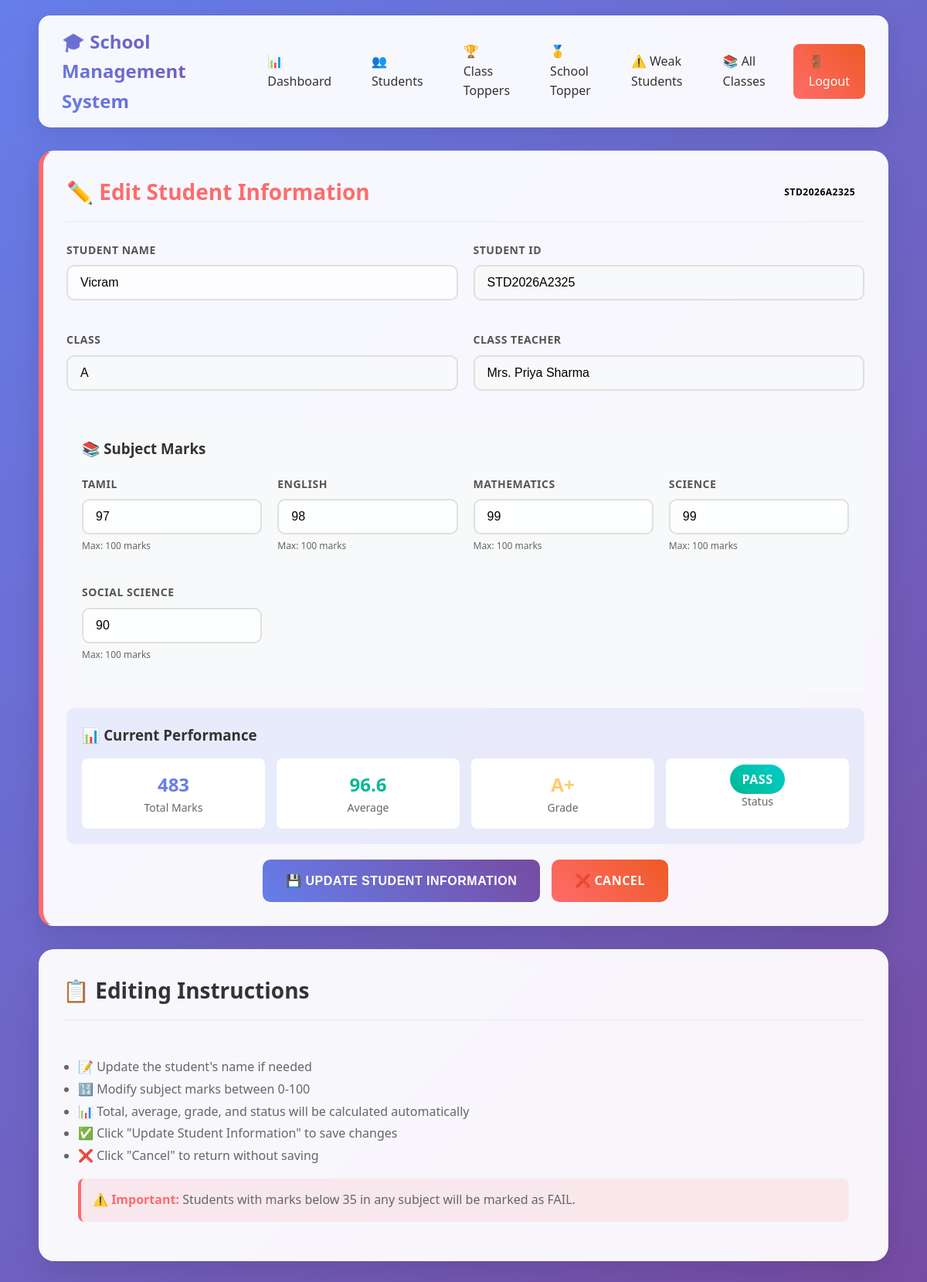
Screenshot of /edit/46 (signed in) with the database file from the repository.
### tables this page shows
CREATE TABLE students (
            id INTEGER PRIMARY KEY AUTOINCREMENT,
            student_id TEXT UNIQUE NOT NULL,
            name TEXT NOT NULL,
            class TEXT NOT NULL,
            class_teacher TEXT NOT NULL,
            tamil INTEGER,
            english INTEGER,
            maths INTEGER,
            science INTEGER,
            social INTEGER,
            total INTEGER,
            average REAL,
            grade TEXT,
            status TEXT,
            created_at TIMESTAMP DEFAULT CURRENT_TIMESTAMP
        );

### app.py (the view)
    def decorated_function(*args, **kwargs):
        if 'teacher_id' not in session:
            return redirect(url_for('login'))
        return f(*args, **kwargs)

### app.py (called while the page is built, shortened)
def get_db():
    conn = sqlite3.connect("students.db")
    conn.row_factory = sqlite3.Row
    return conn

def login_required(f):
    def decorated_function(*args, **kwargs):
        if 'teacher_id' not in session:
            return redirect(url_for('login'))
        return f(*args, **kwargs)
    decorated_function.__name__ = f.__name__
    return decorated_function

@app.route("/edit/<int:id>", methods=['GET', 'POST'])
@login_required
def edit(id):
    teacher_class = session.get('teacher_class')
    conn = get_db()
    student = conn.execute("SELECT * FROM students WHERE id = ? AND class = ?",
                          (id, teacher_class)).fetchone()
    conn.close()
    if not student:
        flash('Student not found or access denied!', 'error')
        return redirect(url_for('index'))
    return render_template("edit.html", student=student)

### templates/edit.html (shortened to what this page needs)
<!DOCTYPE html>
<html lang="en">
<head>
    <link rel="stylesheet" href="/static/style.css">
</head>
<body>
    <div class="container">
        <nav class="navbar">
            <div class="nav-brand">
                🎓 School Management System
            </div>
            <div class="nav-links">
                <a href="/dashboard" class="nav-link">📊 Dashboard</a>
                <a href="/" class="nav-link">👥 Students</a>
                <a href="/class-toppers" class="nav-link">🏆 Class Toppers</a>
                <a href="/school-topper" class="nav-link">🥇 School Topper</a>
                <a href="/weak-students" class="nav-link">⚠️ Weak Students</a>
                <a href="/all-classes" class="nav-link">📚 All Classes</a>
                <a href="/logout" class="nav-link logout-btn">🚪 Logout</a>
            </div>
        </nav>
        <div class="card class-{{ student['class'].lower() }}">
            <div class="card-header">
                <h1 class="card-title">✏️ Edit Student Information</h1>
                <span class="badge badge-info">{{ student['student_id'] }}</span>
            </div>
            <form method="POST">
                <div style="display: grid; grid-template-columns: 1fr 1fr; gap: 20px; margin-bottom: 20px;">
                    <div>
                        <div class="form-group">
                            <label class="form-label">Student Name</label>
                            <input type="text" name="name" class="form-control" value="{{ student['name'] }}" required>
                        </div>
                    </div>
                    <div>
                        <div class="form-group">
                            <label class="form-label">Student ID</label>
                            <input type="text" class="form-control" value="{{ student['student_id'] }}" readonly style="background: #f8f9fa;">
                        </div>
                    </div>
                </div>
                <div style="display: grid; grid-template-columns: 1fr 1fr; gap: 20px; margin-bottom: 20px;">
                    <div>
                        <div class="form-group">
                            <label class="form-label">Class</label>
                            <input type="text" class="form-control" value="{{ student['class'] }}" readonly style="background: #f8f9fa;">
                        </div>
                    </div>
                    <div>
                        <div class="form-group">
                            <label class="form-label">Class Teacher</label>
                            <input type="text" class="form-control" value="{{ student['class_teacher'] }}" readonly style="background: #f8f9fa;">
                        </div>
                    </div>
                </div>
                <div style="background: #f8f9fa; padding: 20px; border-radius: 10px; margin-bottom: 20px;">
                    <h3 style="margin-bottom: 20px; color: #333;">📚 Subject Marks</h3>
                    <div style="display: grid; grid-template-columns: repeat(auto-fit, minmax(200px, 1fr)); gap: 20px;">
                        <div class="form-group">
                            <label class="form-label">Tamil</label>
                            <input type="number" name="tamil" class="form-control" value="{{ student['tamil'] }}" min="0" max="100" required>
                            <div style="font-size: 12px; color: #666; margin-top: 5px;">Max: 100 marks</div>
                        </div>
                        <div class="form-group">
                            <label class="form-label">English</label>
                            <input type="number" name="english" class="form-control" value="{{ student['english'] }}" min="0" max="100" required>
                            <div style="font-size: 12px; color: #666; margin-top: 5px;">Max: 100 marks</div>
                        </div>
                        <div class="form-group">
                            <label class="form-label">Mathematics</label>
                            <input type="number" name="maths" class="form-control" value="{{ student['maths'] }}" min="0" max="100" required>
                            <div style="font-size: 12px; color: #666; margin-top: 5px;">Max: 100 marks</div>
                        </div>
                        <div class="form-group">
                            <label class="form-label">Science</label>
                            <input type="number" name="science" class="form-control" value="{{ student['science'] }}" min="0" max="100" required>
                            <div style="font-size: 12px; color: #666; margin-top: 5px;">Max: 100 marks</div>
                        </div>
                        <div class="form-group">
                            <label class="form-label">Social Science</label>
                            <input type="number" name="social" class="form-control" value="{{ student['social'] }}" min="0" max="100" required>
                            <div style="font-size: 12px; color: #666; margin-top: 5px;">Max: 100 marks</div>
                        </div>
                    </div>
                </div>
                <div style="background: rgba(102, 126, 234, 0.1); padding: 20px; border-radius: 10px; margin-bottom: 20px;">
                    <h3 style="margin-bottom: 15px; color: #333;">📊 Current Performance</h3>
                    <div style="display: grid; grid-template-columns: repeat(auto-fit, minmax(150px, 1fr)); gap: 15px;">
                        <div style="text-align: center; padding: 15px; background: white; border-radius: 8px;">
                            <div style="font-size: 24px; font-weight: bold; color: #667eea;">{{ student['total'] }}</div>
                            <div style="color: #666; font-size: 14px;">Total Marks</div>
                        </div>
                        <div style="text-align: center; padding: 15px; background: white; border-radius: 8px;">
                            <div style="font-size: 24px; font-weight: bold; color: #00b894;">{{ "%.1f"|format(student['average']) }}</div>
                            <div style="color: #666; font-size: 14px;">Average</div>
                        </div>
                        <div style="text-align: center; padding: 15px; background: white; border-radius: 8px;">
                            <div style="font-size: 24px; font-weight: bold; color: #fdcb6e;">{{ student['grade'] }}</div>
                            <div style="color: #666; font-size: 14px;">Grade</div>
                        </div>
                        <div style="text-align: center; padding: 15px; background: white; border-radius: 8px;">
                            <span class="badge badge-{{ 'success' if student['status'] == 'PASS' else 'danger' }}" style="font-size: 16px; padding: 8px 16px;">
                                {{ student['status'] }}
                            </span>
                            <div style="color: #666; font-size: 14px; margin-top: 5px;">Status</div>
                        </div>
                    </div>
                </div>
                <div style="display: flex; gap: 15px; justify-content: center;">
                    <button type="submit" class="btn btn-primary" style="padding: 15px 30px;">
                        💾 Update Student Information
                    </button>
                    <a href="/" class="btn btn-danger" style="padding: 15px 30px; text-decoration: none;">
                        ❌ Cancel
                    </a>
                </div>
            </form>
        </div>
        <div class="card">
            <div class="card-header">
                <h3 class="card-title">📋 Editing Instructions</h3>
            </div>
            <div style="padding: 20px;">
                <ul style="color: #666; line-height: 1.8;">
                    <li>📝 Update the student's name if needed</li>
                    <li>🔢 Modify subject marks between 0-100</li>
                    <li>📊 Total, average, grade, and status will be calculated automatically</li>
                    <li>✅ Click "Update Student Information" to save changes</li>
                    <li>❌ Click "Cancel" to return without saving</li>
                </ul>
                <div style="background: rgba(255, 107, 107, 0.1); padding: 15px; border-radius: 8px; margin-top: 15px; border-left: 4px solid #ff6b6b;">
                    <strong style="color: #ff6b6b;">⚠️ Important:</strong>
                    <span style="color: #666;">Students with marks below 35 in any subject will be marked as FAIL.</span>
                </div>
            </div>
        </div>
    </div>
</body>
</html>

### static/style.css (style rules this page uses)
* { margin: 0; padding: 0; box-sizing: border-box; }
body { font-family: 'Segoe UI', Tahoma, Geneva, Verdana, sans-serif; background: linear-gradient(135deg, #667eea 0%, #764ba2 100%); min-height: 100vh; line-height: 1.6; }
.container { width: 95%; max-width: 1400px; margin: 0 auto; padding: 20px; }
.navbar { background: rgba(255, 255, 255, 0.95); backdrop-filter: blur(10px); padding: 15px 30px; border-radius: 15px; margin-bottom: 30px; box-shadow: 0 8px 32px rgba(0, 0, 0, 0.1); display: flex; justify-content: space-between; align-items: center; }
.nav-brand { font-size: 24px; font-weight: bold; background: linear-gradient(45deg, #667eea, #764ba2); -webkit-background-clip: text; -webkit-text-fill-color: transparent; }
.nav-links { display: flex; gap: 20px; align-items: center; }
.nav-link { text-decoration: none; color: #333; font-weight: 500; padding: 8px 16px; border-radius: 8px; transition: all 0.3s ease; }
.logout-btn { background: linear-gradient(45deg, #ff6b6b, #ee5a24); color: white !important; padding: 10px 20px !important; }
.card { background: rgba(255, 255, 255, 0.95); backdrop-filter: blur(10px); padding: 30px; border-radius: 20px; margin-bottom: 30px; box-shadow: 0 15px 35px rgba(0, 0, 0, 0.1); border: 1px solid rgba(255, 255, 255, 0.2); transition: transform 0.3s ease, box-shadow 0.3s ease; }
.card-header { display: flex; justify-content: space-between; align-items: center; margin-bottom: 25px; padding-bottom: 15px; border-bottom: 2px solid #f0f0f0; }
.card-title { font-size: 28px; font-weight: bold; color: #333; }
.class-a { border-left: 6px solid #FF6B6B; }
.class-a .card-title { color: #FF6B6B; }
.form-group { margin-bottom: 20px; }
.form-label { display: block; font-weight: 600; color: #555; margin-bottom: 8px; font-size: 14px; text-transform: uppercase; letter-spacing: 0.5px; }
.form-control { width: 100%; padding: 12px 16px; border: 2px solid #e0e0e0; border-radius: 10px; font-size: 16px; transition: all 0.3s ease; background: rgba(255, 255, 255, 0.8); }
.btn { padding: 12px 30px; border: none; border-radius: 10px; font-size: 16px; font-weight: 600; cursor: pointer; transition: all 0.3s ease; text-transform: uppercase; letter-spacing: 0.5px; display: inline-flex; align-items: center; gap: 8px; }
.btn-primary { background: linear-gradient(45deg, #667eea, #764ba2); color: white; }
.btn-danger { background: linear-gradient(45deg, #ff6b6b, #ee5a24); color: white; }
.badge { padding: 6px 12px; border-radius: 20px; font-size: 12px; font-weight: 600; text-transform: uppercase; letter-spacing: 0.5px; }
.badge-success { background: linear-gradient(45deg, #00b894, #00cec9); color: white; }

### rows the page displays
students: student_id "STD2026A2325", name "Vicram", class "A", class_teacher "Mrs. Priya Sharma", tamil "97", english "98", maths "99", science "99", social "90", total "483", average "96.6", grade "A+", status "PASS"
